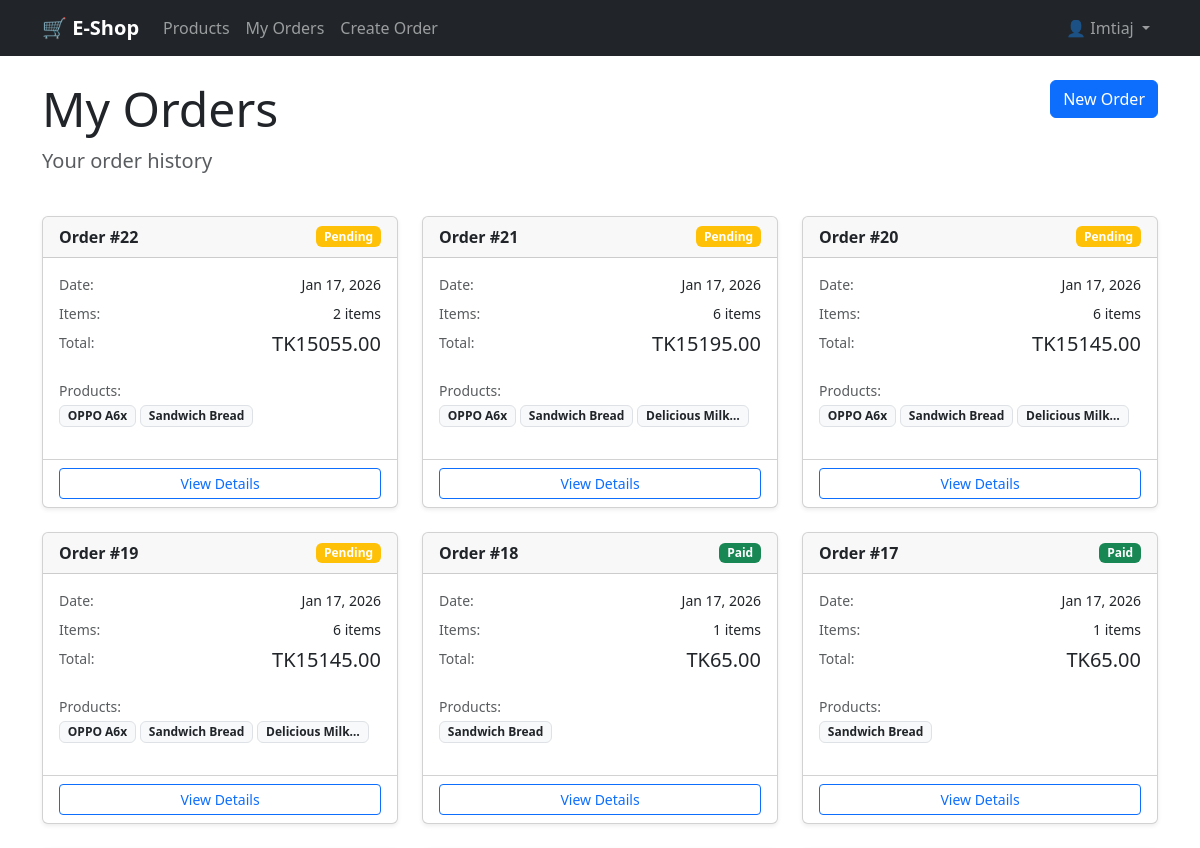
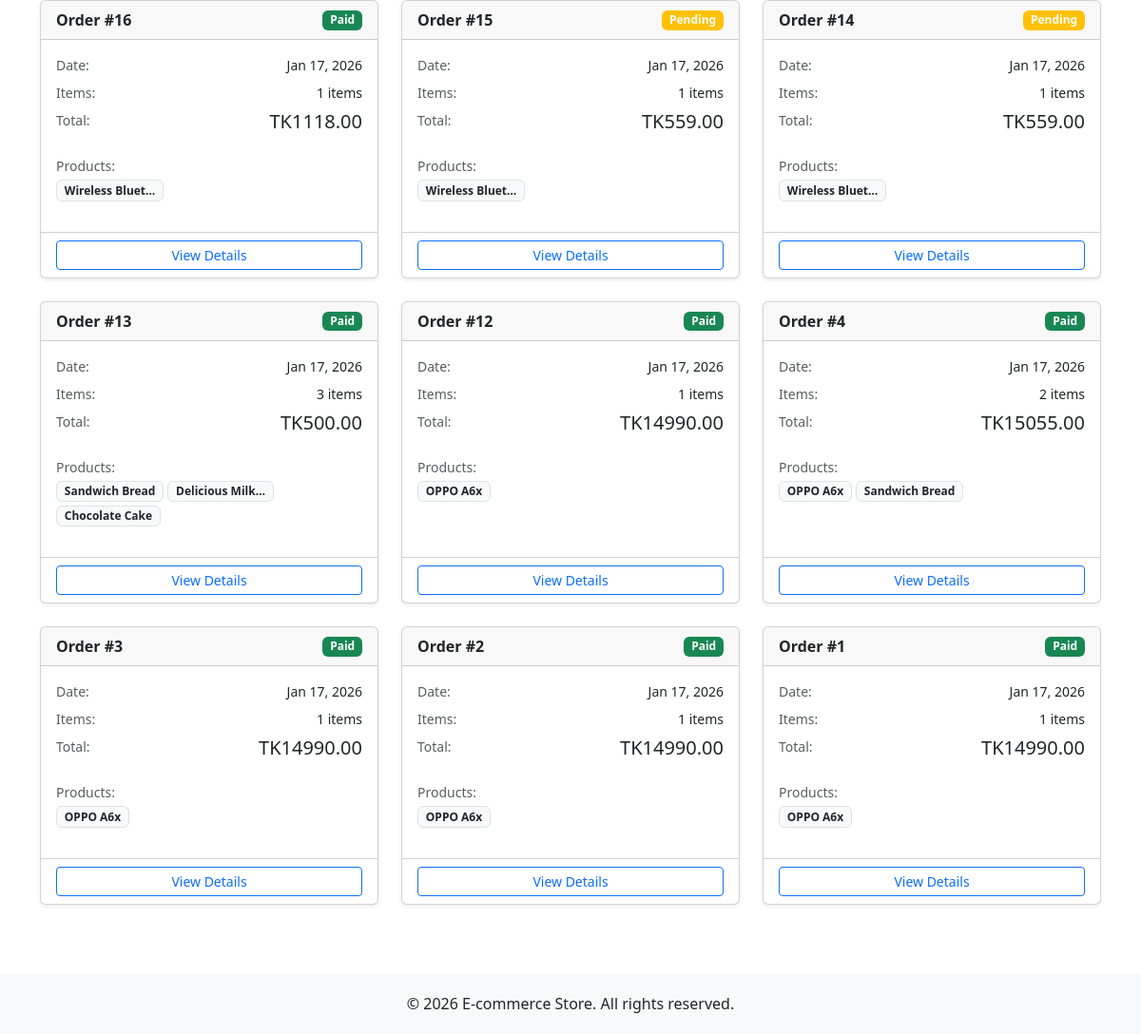
Page /orders/ (signed in) on the committed database (2 pictures, top to bottom).
### users/models.py (models this page shows, shortened)
class User(AbstractUser):
    email = models.EmailField(unique=True)
    phone = models.CharField(max_length=14, blank=True)
    address = models.TextField(blank=True)
    created_at = models.DateTimeField(auto_now_add=True)
    updated_at = models.DateTimeField(auto_now=True)

### orders/models.py (models this page shows, shortened)
class Order(models.Model):
    STATUS_CHOICES = (
        ('pending', 'Pending'),
        ('paid', 'Paid'),
        ('canceled', 'Canceled'),
    )
    user = models.ForeignKey(User, on_delete=models.CASCADE)
    total_amount = models.DecimalField(max_digits=12, decimal_places=2)
    status = models.CharField(max_length=20, choices=STATUS_CHOICES, default='pending')
    created_at = models.DateTimeField(auto_now_add=True)
    updated_at = models.DateTimeField(auto_now=True)
    class Meta:
        db_table = 'orders'

class OrderItem(models.Model):
    order = models.ForeignKey(Order, on_delete=models.CASCADE, related_name='items')
    product = models.ForeignKey(Product, on_delete=models.PROTECT)
    quantity = models.IntegerField(default=1)
    price = models.DecimalField(max_digits=10, decimal_places=2)
    subtotal = models.DecimalField(max_digits=10, decimal_places=2)
    class Meta:
        db_table = 'order_items'

### products/models.py (models this page shows, shortened)
class Product(models.Model):
    STATUS_CHOICES = (
        ('active', 'Active'),
        ('inactive', 'Inactive'),
    )
    name = models.CharField(max_length=200)
    sku = models.CharField(max_length=50, unique=True)
    description = models.TextField()
    price = models.DecimalField(max_digits=10, decimal_places=2)
    stock = models.IntegerField(default=0)
    status = models.CharField(max_length=20, choices=STATUS_CHOICES, default='active')
    category = models.ForeignKey(Category, on_delete=models.SET_NULL,
                                 null=True, related_name='products')
    created_at = models.DateTimeField(auto_now_add=True)
    updated_at = models.DateTimeField(auto_now=True)

### orders/views.py (the view)
# urls.py: path('', views.order_list, name='order_list'),
@login_required
def order_list(request):
    orders = Order.objects.filter(user=request.user).order_by('-created_at')
    return render(request, 'orders/list.html', {'orders': orders})

### orders/templates/orders/list.html (shortened to what this page needs)
{% extends 'base.html' %}
{% block content %}
<div class="row mb-4">
    <div class="col">
        <h1 class="display-5"> My Orders</h1>
        <p class="lead text-muted">Your order history</p>
    </div>
    <div class="col-auto">
        <a href="{% url 'create_order' %}" class="btn btn-primary">
             New Order
        </a>
    </div>
</div>
{% if orders %}
<div class="row">
    {% for order in orders %}
    <div class="col-md-6 col-lg-4 mb-4">
        <div class="card h-100 shadow-sm">
            <div class="card-header d-flex justify-content-between align-items-center">
                <strong>Order #{{ order.id }}</strong>
                <span class="badge bg-{% if order.status == 'paid' %}success{% elif order.status == 'canceled' %}danger{% else %}warning{% endif %}">
                    {{ order.status|title }}
                </span>
            </div>
            <div class="card-body">
                <div class="d-flex justify-content-between mb-2">
                    <small class="text-muted">Date:</small>
                    <small>{{ order.created_at|date:"M d, Y" }}</small>
                </div>
                <div class="d-flex justify-content-between mb-2">
                    <small class="text-muted">Items:</small>
                    <small>{{ order.items.count }} items</small>
                </div>
                <div class="d-flex justify-content-between mb-3">
                    <small class="text-muted">Total:</small>
                    <strong class="h5">TK{{ order.total_amount }}</strong>
                </div>
                <div class="mb-3">
                    <small class="text-muted d-block mb-1">Products:</small>
                    <div class="d-flex flex-wrap gap-1">
                        {% for item in order.items.all|slice:":3" %}
                        <span class="badge bg-light text-dark border">
                            {{ item.product.name|truncatechars:15 }}
                        </span>
                        {% endfor %}
                    </div>
                </div>
            </div>
            <div class="card-footer bg-transparent">
                <div class="d-grid">
                    <a href="{% url 'order_detail' order.id %}" class="btn btn-outline-primary btn-sm">
                         View Details
                    </a>
                </div>
            </div>
        </div>
    </div>
    {% endfor %}
</div>
{% endif %}
{% endblock %}

### templates/base.html (shortened to what this page needs)
<!DOCTYPE html>
<html lang="en">
<head>
    <link href="https://cdn.jsdelivr.net/npm/bootstrap@5.3.0/dist/css/bootstrap.min.css" rel="stylesheet">
</head>
<body>
    <nav class="navbar navbar-expand-lg navbar-dark bg-dark">
        <div class="container">
            <a class="navbar-brand" href="{% url 'product_list' %}">🛒 E-Shop</a>
            <div class="collapse navbar-collapse" id="navbarNav">
                <ul class="navbar-nav me-auto">
                    <li class="nav-item">
                        <a class="nav-link" href="{% url 'product_list' %}">Products</a>
                    </li>
                    {% if user.is_authenticated %}
                    <li class="nav-item">
                        <a class="nav-link" href="{% url 'order_list' %}">My Orders</a>
                    </li>
                    <li class="nav-item">
                        <a class="nav-link" href="{% url 'create_order' %}">Create Order</a>
                    </li>
                    {% endif %}
                </ul>
                <ul class="navbar-nav">
                    {% if user.is_authenticated %}
                    <li class="nav-item dropdown">
                        <a class="nav-link dropdown-toggle" href="#" id="navbarDropdown" role="button" data-bs-toggle="dropdown">
                            👤 {{ user.username }}
                        </a>
                    </li>
                    {% endif %}
                </ul>
            </div>
        </div>
    </nav>
    <main class="container my-4">
        {% block content %}{% endblock %}
    </main>
    <footer class="footer mt-5">
        <div class="container text-center">
            <p class="mb-0">© 2026 E-commerce Store. All rights reserved.</p>
        </div>
    </footer>
</body>
</html>

### templates/base.html (style rules this page uses)
.navbar-brand { font-weight: bold; }
.card { transition: transform 0.2s; }
.footer { background-color: #f8f9fa; padding: 20px 0; margin-top: 40px; }

### rows in the picture
User: username "Imtiaj"
Order: id "22", status "Pending", created_at "Jan 17, 2026", items.count "2", total_amount "15055.00"
OrderItem: product.name "OPPO A6x"
OrderItem: product.name "Sandwich Bread"
Order: id "21", status "Pending", created_at "Jan 17, 2026", items.count "6", total_amount "15195.00"
OrderItem: product.name "OPPO A6x"
OrderItem: product.name "Sandwich Bread"
OrderItem: product.name "Delicious Milk…"
Order: id "20", status "Pending", created_at "Jan 17, 2026", items.count "6", total_amount "15145.00"
OrderItem: product.name "OPPO A6x"
OrderItem: product.name "Sandwich Bread"
OrderItem: product.name "Delicious Milk…"
Order: id "19", status "Pending", created_at "Jan 17, 2026", items.count "6", total_amount "15145.00"
OrderItem: product.name "OPPO A6x"
OrderItem: product.name "Sandwich Bread"
OrderItem: product.name "Delicious Milk…"
Order: id "18", status "Paid", created_at "Jan 17, 2026", items.count "1", total_amount "65.00"
OrderItem: product.name "Sandwich Bread"
Order: id "17", status "Paid", created_at "Jan 17, 2026", items.count "1", total_amount "65.00"
OrderItem: product.name "Sandwich Bread"
Order: id "16", status "Paid", created_at "Jan 17, 2026", items.count "1", total_amount "1118.00"
OrderItem: product.name "Wireless Bluet…"
Order: id "15", status "Pending", created_at "Jan 17, 2026", items.count "1", total_amount "559.00"
OrderItem: product.name "Wireless Bluet…"
Order: id "14", status "Pending", created_at "Jan 17, 2026", items.count "1", total_amount "559.00"
OrderItem: product.name "Wireless Bluet…"
Order: id "13", status "Paid", created_at "Jan 17, 2026", items.count "3", total_amount "500.00"
OrderItem: product.name "Sandwich Bread"
OrderItem: product.name "Delicious Milk…"
OrderItem: product.name "Chocolate Cake"
Order: id "12", status "Paid", created_at "Jan 17, 2026", items.count "1", total_amount "14990.00"
OrderItem: product.name "OPPO A6x"
Order: id "4", status "Paid", created_at "Jan 17, 2026", items.count "2", total_amount "15055.00"
OrderItem: product.name "OPPO A6x"
OrderItem: product.name "Sandwich Bread"
Order: id "3", status "Paid", created_at "Jan 17, 2026", items.count "1", total_amount "14990.00"
OrderItem: product.name "OPPO A6x"
Order: id "2", status "Paid", created_at "Jan 17, 2026", items.count "1", total_amount "14990.00"
OrderItem: product.name "OPPO A6x"
Order: id "1", status "Paid", created_at "Jan 17, 2026", items.count "1", total_amount "14990.00"
OrderItem: product.name "OPPO A6x"
